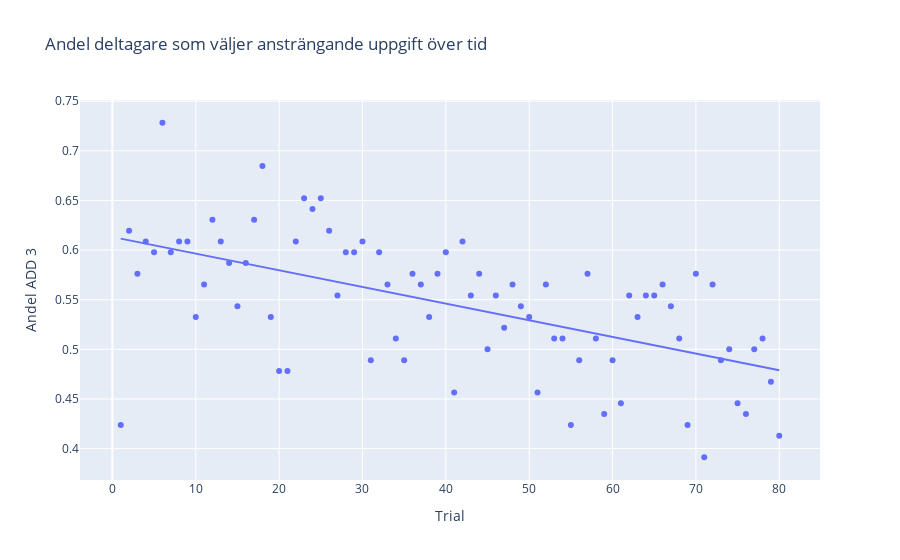

Notebook code for this chart:
### Markdown cell above
x-axeln (index) = trialnummer (1 → 80)

y-axeln (värden) = andel (0–1) deltagare som valde ADD 3 i det trialet

### Code cell
mean_per_trial = df_merged.groupby("trial")["task"].mean().reset_index()

fig = px.scatter(mean_per_trial, x="trial", y="task",
                 title="Andel deltagare som väljer ansträngande uppgift över tid",
                 labels={"trial": "Trial", "task": "Andel ADD 3"},
                 trendline="ols")  #lägger till en regressionslinje
fig.show()

### Figure 1 — Plotly figure (JSON) as saved in the notebook; plotly's stock layout.template omitted (floating-point values rounded to 4 significant figures)
{"data": [{"hovertemplate": "Trial=%{x}<br>Andel ADD 3=%{y}<extra></extra>", "legendgroup": "", "marker": {"color": "#636efa", "symbol": "circle"}, "mode": "markers", "name": "", "orientation": "v", "showlegend": false, "type": "scatter", "x": [1, 2, 3, 4, 5, 6, 7, 8, 9, 10, 11, 12, 13, 14, 15, 16, 17, 18, 19, 20, 21, 22, 23, 24, 25, 26, 27, 28, 29, 30, 31, 32, 33, 34, 35, 36, 37, 38, 39, 40, 41, 42, 43, 44, 45, 46, 47, 48, 49, 50, 51, 52, 53, 54, 55, 56, 57, 58, 59, 60, 61, 62, 63, 64, 65, 66, 67, 68, 69, 70, 71, 72, 73, 74, 75, 76, 77, 78, 79, 80], "xaxis": "x", "y": [0.4239, 0.6196, 0.5761, 0.6087, 0.5978, 0.7283, 0.5978, 0.6087, 0.6087, 0.5326, 0.5652, 0.6304, 0.6087, 0.587, 0.5435, 0.587, 0.6304, 0.6848, 0.5326, 0.4783, 0.4783, 0.6087, 0.6522, 0.6413, 0.6522, 0.6196, 0.5543, 0.5978, 0.5978, 0.6087, 0.4891, 0.5978, 0.5652, 0.5109, 0.4891, 0.5761, 0.5652, 0.5326, 0.5761, 0.5978, 0.4565, 0.6087, 0.5543, 0.5761, 0.5, 0.5543, 0.5217, 0.5652, 0.5435, 0.5326, 0.4565, 0.5652, 0.5109, 0.5109, 0.4239, 0.4891, 0.5761, 0.5109, 0.4348, 0.4891, 0.4457, 0.5543, 0.5326, 0.5543, 0.5543, 0.5652, 0.5435, 0.5109, 0.4239, 0.5761, 0.3913, 0.5652, 0.4891, 0.5, 0.4457, 0.4348, 0.5, 0.5109, 0.4674, 0.413], "yaxis": "y"}, {"hovertemplate": "<b>OLS trendline</b><br>task = -0.00167846 * trial + 0.613222<br>R<sup>2</sup>=0.335180<br><br>Trial=%{x}<br>Andel ADD 3=%{y} <b>(trend)</b><extra></extra>", "legendgroup": "", "marker": {"color": "#636efa", "symbol": "circle"}, "mode": "lines", "name": "", "showlegend": false, "type": "scatter", "x": [1, 2, 3, 4, 5, 6, 7, 8, 9, 10, 11, 12, 13, 14, 15, 16, 17, 18, 19, 20, 21, 22, 23, 24, 25, 26, 27, 28, 29, 30, 31, 32, 33, 34, 35, 36, 37, 38, 39, 40, 41, 42, 43, 44, 45, 46, 47, 48, 49, 50, 51, 52, 53, 54, 55, 56, 57, 58, 59, 60, 61, 62, 63, 64, 65, 66, 67, 68, 69, 70, 71, 72, 73, 74, 75, 76, 77, 78, 79, 80], "xaxis": "x", "y": [0.6115, 0.6099, 0.6082, 0.6065, 0.6048, 0.6032, 0.6015, 0.5998, 0.5981, 0.5964, 0.5948, 0.5931, 0.5914, 0.5897, 0.588, 0.5864, 0.5847, 0.583, 0.5813, 0.5797, 0.578, 0.5763, 0.5746, 0.5729, 0.5713, 0.5696, 0.5679, 0.5662, 0.5645, 0.5629, 0.5612, 0.5595, 0.5578, 0.5562, 0.5545, 0.5528, 0.5511, 0.5494, 0.5478, 0.5461, 0.5444, 0.5427, 0.541, 0.5394, 0.5377, 0.536, 0.5343, 0.5327, 0.531, 0.5293, 0.5276, 0.5259, 0.5243, 0.5226, 0.5209, 0.5192, 0.5175, 0.5159, 0.5142, 0.5125, 0.5108, 0.5092, 0.5075, 0.5058, 0.5041, 0.5024, 0.5008, 0.4991, 0.4974, 0.4957, 0.4941, 0.4924, 0.4907, 0.489, 0.4873, 0.4857, 0.484, 0.4823, 0.4806, 0.4789], "yaxis": "y"}], "layout": {"legend": {"tracegroupgap": 0}, "title": {"text": "Andel deltagare som väljer ansträngande uppgift över tid"}, "xaxis": {"anchor": "y", "domain": [0, 1], "title": {"text": "Trial"}}, "yaxis": {"anchor": "x", "domain": [0, 1], "title": {"text": "Andel ADD 3"}}}}
